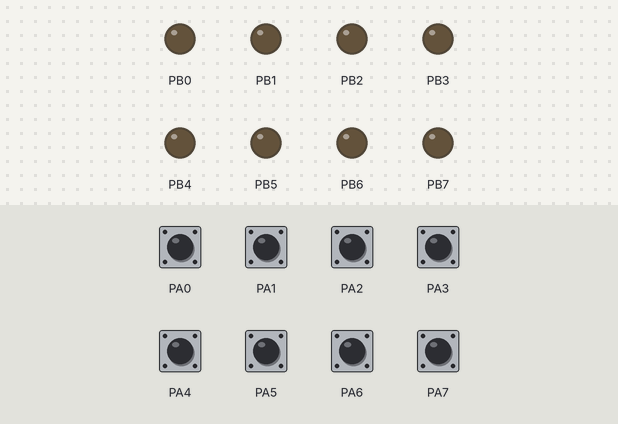
The program below on a simulated ATmega1284P, built with avr-gcc and emulated at 8 MHz. On the bench: output pins drawn as LEDs (lit = HIGH). Inputs (shaded band) come from the test bench; at power-on: PA0–7 HIGH.

Above: at 1.2 s.
1.3 s: PA0 pulled LOW for 0.15 s
At 2.0 s:
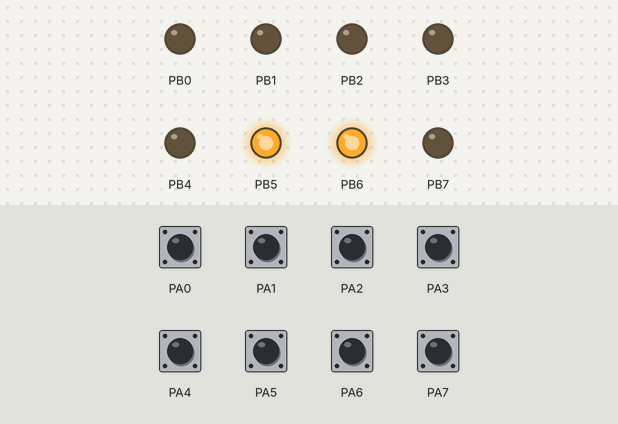
2.9 s: PA2 pulled LOW for 0.15 s
At 3.2 s:
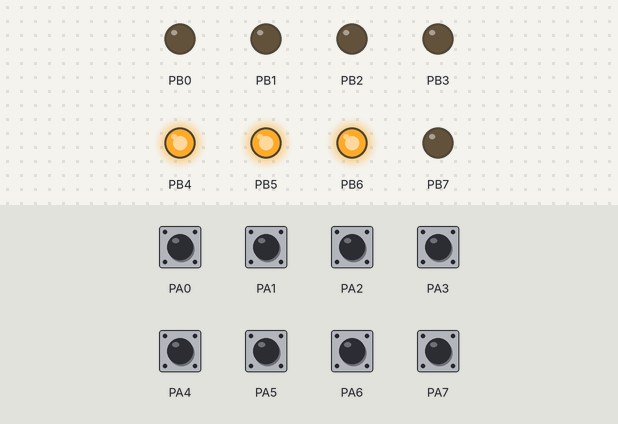
4.5 s: PA3 pulled LOW for 0.15 s
At 5.6 s:
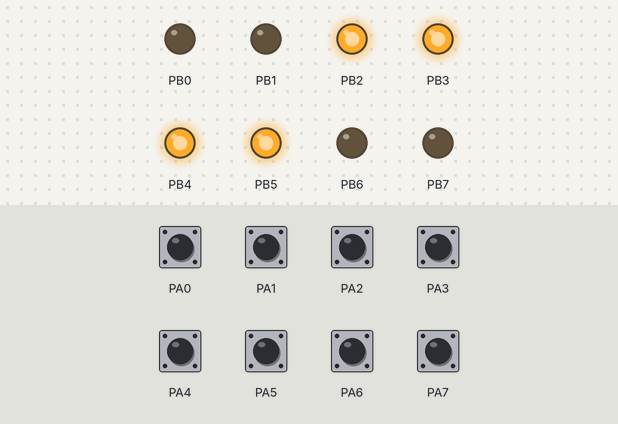
6.1 s: PA0 pulled LOW for 1 s
At 6.8 s:
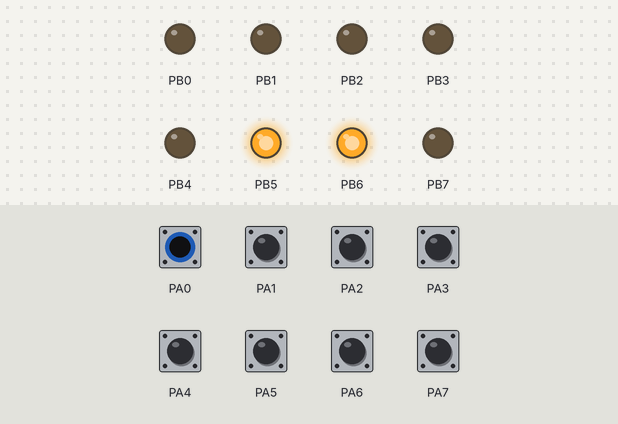
8.6 s: PA2 pulled LOW for 1 s
At 9.9 s:
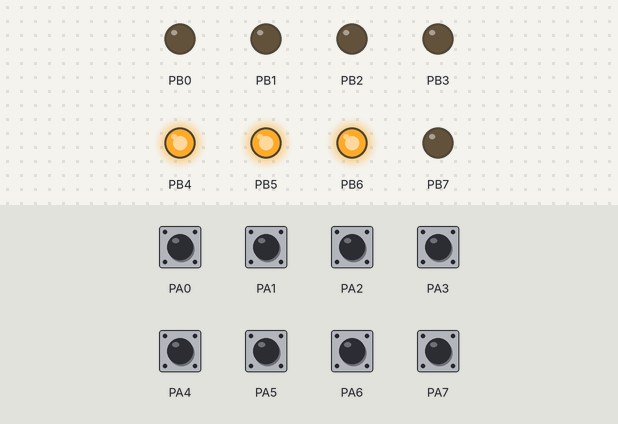
11.1 s: PA0 driven LOW and PA2 driven LOW
At 11.9 s:
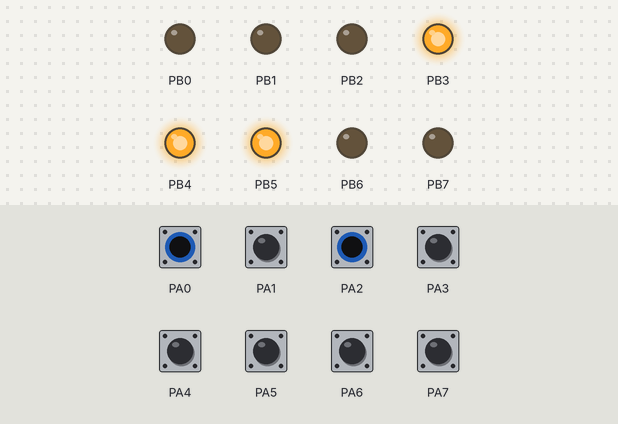
Timing chart, 0 to 13.6 s (numbered marks = the images above; inputs shaded):
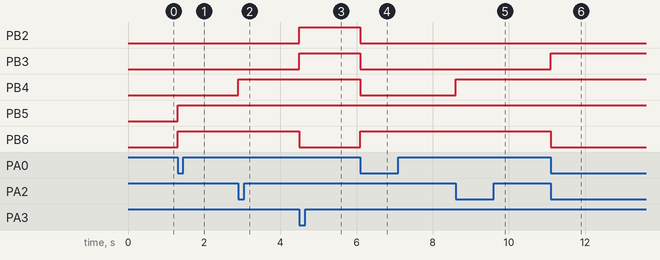

The program:

main.c
```c
/*
 * cwelt001_clee244_lab5_part1.c
 *
 * Created: 1/28/2020 12:14:42 PM
 * Author : Carson Welty (cwelt001)
 * Partner: Christian Lee (clee244)
 */

#include <avr/io.h>

unsigned char SetBit(unsigned char x, unsigned char k, unsigned char b) {
	return (b ? x | (0x01 << k) : x & ~(0x01 << k));
}
unsigned char GetBit(unsigned char x, unsigned char k) {
	return ((x & (0x01 << k)) != 0);
}

int main(void)
{
    /* Replace with your application code */
	DDRA = 0x00;
	PORTA = 0xFF;
	DDRB = 0xFF;
	PORTB = 0x00;

	unsigned char tank;
	unsigned char tmpB = 0x00;
    while (1)
    {
		tank = ~PINA & 0x0F;

		if((tank == 0x01) || (tank == 0x02)){
			tmpB = 0x60;
		}
		else if ((tank == 0x03) || (tank == 0x04)){
			tmpB = 0x70;
		}
		else if ((tank == 0x05) || (tank == 0x06)){
			tmpB = 0x38;
		}
		else if ((tank == 0x07) || (tank == 0x08) || (tank == 0x09)){
			tmpB = 0x3C;
		}
		else if ((tank == 0x0A) || (tank == 0x0B) || (tank == 0x0C)){
			tmpB = 0x3E;
		}
		else if ((tank == 0x0D) || (tank == 0x0E) || (tank == 0x0F)){
			tmpB = 0x3F;
		}

		tmpB = tmpB & 0x7F;

		if (GetBit(~PINA,4) && GetBit(~PINA,5) && !GetBit(~PINA,6)){
			tmpB = SetBit(tmpB,7,1);
		}
		PORTB = tmpB;
    }
	return 0;
}
```

Measured:
- after the input at 1.3 s, PB5, PB6: LOW → HIGH at once
- after the input at 2.9 s, PB4: LOW → HIGH at once
- after the input at 4.5 s, PB2, PB3: LOW → HIGH at once; PB6: HIGH → LOW at once
- after the input at 6.1 s, PB2–4: HIGH → LOW at once; PB6: LOW → HIGH at once
- after the input at 8.6 s, PB4: LOW → HIGH at once
- after the input at 11.1 s, PB3: LOW → HIGH at once; PB6: HIGH → LOW at once
